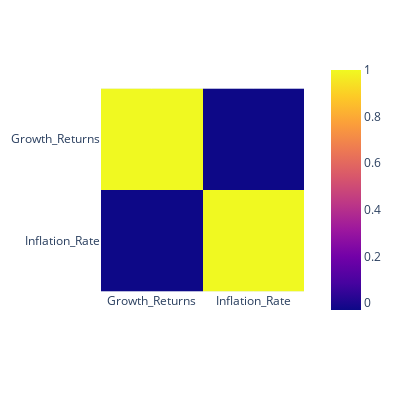

Source (notebook cell):
### Code cell
# Use the `corr` function to calculate correlations between growth returns and inflation
corr_growth_inflation = combined_return_inflation_df[["Growth_Returns", "Inflation_Rate"]].corr()
# Display de correlation matrix
fig = px.imshow(corr_growth_inflation, width=400, height=400)
fig.show()

### Figure 1 — Plotly figure (JSON) as saved in the notebook; plotly's stock layout.template omitted (floating-point values rounded to 4 significant figures)
{"data": [{"coloraxis": "coloraxis", "hovertemplate": "x: %{x}<br>y: %{y}<br>color: %{z}<extra></extra>", "name": "0", "type": "heatmap", "x": ["Growth_Returns", "Inflation_Rate"], "xaxis": "x", "y": ["Growth_Returns", "Inflation_Rate"], "yaxis": "y", "z": [[1, -0.03029], [-0.03029, 1]]}], "layout": {"coloraxis": {"colorscale": [[0, "#0d0887"], [0.1111, "#46039f"], [0.2222, "#7201a8"], [0.3333, "#9c179e"], [0.4444, "#bd3786"], [0.5556, "#d8576b"], [0.6667, "#ed7953"], [0.7778, "#fb9f3a"], [0.8889, "#fdca26"], [1, "#f0f921"]]}, "height": 400, "margin": {"t": 60}, "width": 400, "xaxis": {"anchor": "y", "autorange": true, "constrain": "domain", "domain": [0, 1], "range": [-0.5, 1.5], "scaleanchor": "y", "type": "category"}, "yaxis": {"anchor": "x", "autorange": true, "constrain": "domain", "domain": [0.1096, 0.8904], "range": [1.5, -0.5], "type": "category"}}}
